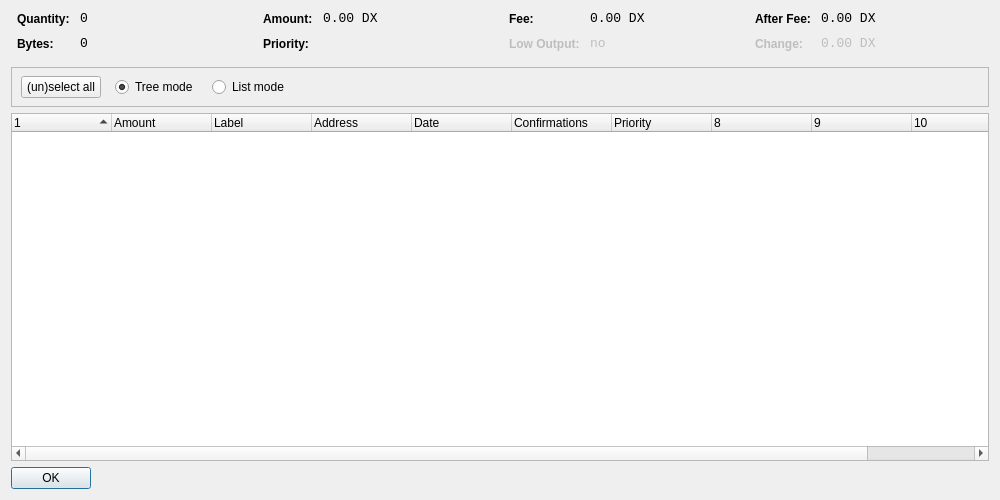
<?xml version="1.0" encoding="UTF-8"?>
<ui version="4.0">
 <class>CoinControlDialog</class>
 <widget class="QDialog" name="CoinControlDialog">
  <property name="geometry">
   <rect>
    <x>0</x>
    <y>0</y>
    <width>1000</width>
    <height>500</height>
   </rect>
  </property>
  <property name="windowTitle">
   <string>Coin Control</string>
  </property>
  <layout class="QVBoxLayout" name="verticalLayout">
   <item>
    <layout class="QHBoxLayout" name="horizontalLayoutTop" stretch="0,0,0,0">
     <property name="topMargin">
      <number>0</number>
     </property>
     <property name="bottomMargin">
      <number>10</number>
     </property>
     <item>
      <layout class="QFormLayout" name="formLayoutCoinControl1">
       <property name="horizontalSpacing">
        <number>10</number>
       </property>
       <property name="verticalSpacing">
        <number>10</number>
       </property>
       <property name="leftMargin">
        <number>6</number>
       </property>
       <property name="rightMargin">
        <number>6</number>
       </property>
       <item row="0" column="0">
        <widget class="QLabel" name="labelCoinControlQuantityText">
         <property name="styleSheet">
          <string notr="true">font-weight:bold;</string>
         </property>
         <property name="text">
          <string>Quantity:</string>
         </property>
        </widget>
       </item>
       <item row="0" column="1">
        <widget class="QLabel" name="labelCoinControlQuantity">
         <property name="font">
          <font>
           <family>Monospace</family>
           <pointsize>10</pointsize>
          </font>
         </property>
         <property name="cursor">
          <cursorShape>IBeamCursor</cursorShape>
         </property>
         <property name="contextMenuPolicy">
          <enum>Qt::ActionsContextMenu</enum>
         </property>
         <property name="text">
          <string notr="true">0</string>
         </property>
         <property name="textInteractionFlags">
          <set>Qt::LinksAccessibleByMouse|Qt::TextSelectableByKeyboard|Qt::TextSelectableByMouse</set>
         </property>
        </widget>
       </item>
       <item row="1" column="0">
        <widget class="QLabel" name="labelCoinControlBytesText">
         <property name="styleSheet">
          <string notr="true">font-weight:bold;</string>
         </property>
         <property name="text">
          <string>Bytes:</string>
         </property>
        </widget>
       </item>
       <item row="1" column="1">
        <widget class="QLabel" name="labelCoinControlBytes">
         <property name="font">
          <font>
           <family>Monospace</family>
           <pointsize>10</pointsize>
          </font>
         </property>
         <property name="cursor">
          <cursorShape>IBeamCursor</cursorShape>
         </property>
         <property name="contextMenuPolicy">
          <enum>Qt::ActionsContextMenu</enum>
         </property>
         <property name="text">
          <string notr="true">0</string>
         </property>
         <property name="textInteractionFlags">
          <set>Qt::LinksAccessibleByMouse|Qt::TextSelectableByKeyboard|Qt::TextSelectableByMouse</set>
         </property>
        </widget>
       </item>
      </layout>
     </item>
     <item>
      <layout class="QFormLayout" name="formLayoutCoinControl2">
       <property name="horizontalSpacing">
        <number>10</number>
       </property>
       <property name="verticalSpacing">
        <number>10</number>
       </property>
       <property name="leftMargin">
        <number>6</number>
       </property>
       <property name="rightMargin">
        <number>6</number>
       </property>
       <item row="0" column="0">
        <widget class="QLabel" name="labelCoinControlAmountText">
         <property name="styleSheet">
          <string notr="true">font-weight:bold;</string>
         </property>
         <property name="text">
          <string>Amount:</string>
         </property>
        </widget>
       </item>
       <item row="0" column="1">
        <widget class="QLabel" name="labelCoinControlAmount">
         <property name="font">
          <font>
           <family>Monospace</family>
           <pointsize>10</pointsize>
          </font>
         </property>
         <property name="cursor">
          <cursorShape>IBeamCursor</cursorShape>
         </property>
         <property name="contextMenuPolicy">
          <enum>Qt::ActionsContextMenu</enum>
         </property>
         <property name="text">
          <string notr="true">0.00 DX</string>
         </property>
         <property name="textInteractionFlags">
          <set>Qt::LinksAccessibleByMouse|Qt::TextSelectableByKeyboard|Qt::TextSelectableByMouse</set>
         </property>
        </widget>
       </item>
       <item row="1" column="0">
        <widget class="QLabel" name="labelCoinControlPriorityText">
         <property name="styleSheet">
          <string notr="true">font-weight:bold;</string>
         </property>
         <property name="text">
          <string>Priority:</string>
         </property>
        </widget>
       </item>
       <item row="1" column="1">
        <widget class="QLabel" name="labelCoinControlPriority">
         <property name="font">
          <font>
           <family>Monospace</family>
           <pointsize>10</pointsize>
          </font>
         </property>
         <property name="cursor">
          <cursorShape>IBeamCursor</cursorShape>
         </property>
         <property name="contextMenuPolicy">
          <enum>Qt::ActionsContextMenu</enum>
         </property>
         <property name="text">
          <string/>
         </property>
         <property name="textInteractionFlags">
          <set>Qt::LinksAccessibleByMouse|Qt::TextSelectableByKeyboard|Qt::TextSelectableByMouse</set>
         </property>
        </widget>
       </item>
      </layout>
     </item>
     <item>
      <layout class="QFormLayout" name="formLayoutCoinControl3">
       <property name="horizontalSpacing">
        <number>10</number>
       </property>
       <property name="verticalSpacing">
        <number>10</number>
       </property>
       <property name="leftMargin">
        <number>6</number>
       </property>
       <property name="rightMargin">
        <number>6</number>
       </property>
       <item row="0" column="0">
        <widget class="QLabel" name="labelCoinControlFeeText">
         <property name="styleSheet">
          <string notr="true">font-weight:bold;</string>
         </property>
         <property name="text">
          <string>Fee:</string>
         </property>
        </widget>
       </item>
       <item row="0" column="1">
        <widget class="QLabel" name="labelCoinControlFee">
         <property name="font">
          <font>
           <family>Monospace</family>
           <pointsize>10</pointsize>
          </font>
         </property>
         <property name="cursor">
          <cursorShape>IBeamCursor</cursorShape>
         </property>
         <property name="contextMenuPolicy">
          <enum>Qt::ActionsContextMenu</enum>
         </property>
         <property name="text">
          <string notr="true">0.00 DX</string>
         </property>
         <property name="textInteractionFlags">
          <set>Qt::LinksAccessibleByMouse|Qt::TextSelectableByKeyboard|Qt::TextSelectableByMouse</set>
         </property>
        </widget>
       </item>
       <item row="1" column="0">
        <widget class="QLabel" name="labelCoinControlLowOutputText">
         <property name="enabled">
          <bool>false</bool>
         </property>
         <property name="styleSheet">
          <string notr="true">font-weight:bold;</string>
         </property>
         <property name="text">
          <string>Low Output:</string>
         </property>
        </widget>
       </item>
       <item row="1" column="1">
        <widget class="QLabel" name="labelCoinControlLowOutput">
         <property name="enabled">
          <bool>false</bool>
         </property>
         <property name="font">
          <font>
           <family>Monospace</family>
           <pointsize>10</pointsize>
          </font>
         </property>
         <property name="cursor">
          <cursorShape>IBeamCursor</cursorShape>
         </property>
         <property name="contextMenuPolicy">
          <enum>Qt::ActionsContextMenu</enum>
         </property>
         <property name="text">
          <string notr="true">no</string>
         </property>
         <property name="textInteractionFlags">
          <set>Qt::LinksAccessibleByMouse|Qt::TextSelectableByKeyboard|Qt::TextSelectableByMouse</set>
         </property>
        </widget>
       </item>
      </layout>
     </item>
     <item>
      <layout class="QFormLayout" name="formLayoutCoinControl4">
       <property name="horizontalSpacing">
        <number>10</number>
       </property>
       <property name="verticalSpacing">
        <number>10</number>
       </property>
       <property name="leftMargin">
        <number>6</number>
       </property>
       <property name="rightMargin">
        <number>6</number>
       </property>
       <item row="0" column="0">
        <widget class="QLabel" name="labelCoinControlAfterFeeText">
         <property name="styleSheet">
          <string notr="true">font-weight:bold;</string>
         </property>
         <property name="text">
          <string>After Fee:</string>
         </property>
        </widget>
       </item>
       <item row="0" column="1">
        <widget class="QLabel" name="labelCoinControlAfterFee">
         <property name="font">
          <font>
           <family>Monospace</family>
           <pointsize>10</pointsize>
          </font>
         </property>
         <property name="cursor">
          <cursorShape>IBeamCursor</cursorShape>
         </property>
         <property name="contextMenuPolicy">
          <enum>Qt::ActionsContextMenu</enum>
         </property>
         <property name="text">
          <string notr="true">0.00 DX</string>
         </property>
         <property name="textInteractionFlags">
          <set>Qt::LinksAccessibleByMouse|Qt::TextSelectableByKeyboard|Qt::TextSelectableByMouse</set>
         </property>
        </widget>
       </item>
       <item row="1" column="0">
        <widget class="QLabel" name="labelCoinControlChangeText">
         <property name="enabled">
          <bool>false</bool>
         </property>
         <property name="styleSheet">
          <string notr="true">font-weight:bold;</string>
         </property>
         <property name="text">
          <string>Change:</string>
         </property>
        </widget>
       </item>
       <item row="1" column="1">
        <widget class="QLabel" name="labelCoinControlChange">
         <property name="enabled">
          <bool>false</bool>
         </property>
         <property name="font">
          <font>
           <family>Monospace</family>
           <pointsize>10</pointsize>
          </font>
         </property>
         <property name="cursor">
          <cursorShape>IBeamCursor</cursorShape>
         </property>
         <property name="contextMenuPolicy">
          <enum>Qt::ActionsContextMenu</enum>
         </property>
         <property name="text">
          <string notr="true">0.00 DX</string>
         </property>
         <property name="textInteractionFlags">
          <set>Qt::LinksAccessibleByMouse|Qt::TextSelectableByKeyboard|Qt::TextSelectableByMouse</set>
         </property>
        </widget>
       </item>
      </layout>
     </item>
    </layout>
   </item>
   <item>
    <widget class="QFrame" name="frame">
     <property name="minimumSize">
      <size>
       <width>0</width>
       <height>40</height>
      </size>
     </property>
     <property name="frameShape">
      <enum>QFrame::StyledPanel</enum>
     </property>
     <property name="frameShadow">
      <enum>QFrame::Sunken</enum>
     </property>
     <widget class="QWidget" name="horizontalLayoutWidget">
      <property name="geometry">
       <rect>
        <x>10</x>
        <y>0</y>
        <width>781</width>
        <height>41</height>
       </rect>
      </property>
      <layout class="QHBoxLayout" name="horizontalLayoutPanel" stretch="0,0,0,0,0">
       <property name="spacing">
        <number>14</number>
       </property>
       <item>
        <widget class="QPushButton" name="pushButtonSelectAll">
         <property name="sizePolicy">
          <sizepolicy hsizetype="Maximum" vsizetype="Fixed">
           <horstretch>0</horstretch>
           <verstretch>0</verstretch>
          </sizepolicy>
         </property>
         <property name="text">
          <string>(un)select all</string>
         </property>
        </widget>
       </item>
       <item>
        <widget class="QRadioButton" name="radioTreeMode">
         <property name="sizePolicy">
          <sizepolicy hsizetype="Maximum" vsizetype="Fixed">
           <horstretch>0</horstretch>
           <verstretch>0</verstretch>
          </sizepolicy>
         </property>
         <property name="text">
          <string>Tree mode</string>
         </property>
         <property name="checked">
          <bool>true</bool>
         </property>
        </widget>
       </item>
       <item>
        <widget class="QRadioButton" name="radioListMode">
         <property name="sizePolicy">
          <sizepolicy hsizetype="Maximum" vsizetype="Fixed">
           <horstretch>0</horstretch>
           <verstretch>0</verstretch>
          </sizepolicy>
         </property>
         <property name="text">
          <string>List mode</string>
         </property>
        </widget>
       </item>
       <item>
        <spacer name="horizontalSpacer">
         <property name="orientation">
          <enum>Qt::Horizontal</enum>
         </property>
         <property name="sizeHint" stdset="0">
          <size>
           <width>40</width>
           <height>20</height>
          </size>
         </property>
        </spacer>
       </item>
      </layout>
     </widget>
    </widget>
   </item>
   <item>
    <widget class="CoinControlTreeWidget" name="treeWidget">
     <property name="contextMenuPolicy">
      <enum>Qt::CustomContextMenu</enum>
     </property>
     <property name="sortingEnabled">
      <bool>false</bool>
     </property>
     <property name="columnCount">
      <number>11</number>
     </property>
     <attribute name="headerShowSortIndicator" stdset="0">
      <bool>true</bool>
     </attribute>
     <attribute name="headerStretchLastSection">
      <bool>false</bool>
     </attribute>
     <column>
      <property name="text">
       <string/>
      </property>
     </column>
     <column>
      <property name="text">
       <string>Amount</string>
      </property>
     </column>
     <column>
      <property name="text">
       <string>Label</string>
      </property>
     </column>
     <column>
      <property name="text">
       <string>Address</string>
      </property>
     </column>
     <column>
      <property name="text">
       <string>Date</string>
      </property>
     </column>
     <column>
      <property name="text">
       <string>Confirmations</string>
      </property>
      <property name="toolTip">
       <string>Confirmed</string>
      </property>
     </column>
     <column>
      <property name="text">
       <string>Priority</string>
      </property>
     </column>
     <column>
      <property name="text">
       <string/>
      </property>
     </column>
     <column>
      <property name="text">
       <string/>
      </property>
     </column>
     <column>
      <property name="text">
       <string/>
      </property>
     </column>
     <column>
      <property name="text">
       <string/>
      </property>
     </column>
    </widget>
   </item>
   <item>
    <widget class="QDialogButtonBox" name="buttonBox">
     <property name="sizePolicy">
      <sizepolicy hsizetype="Maximum" vsizetype="Fixed">
       <horstretch>0</horstretch>
       <verstretch>0</verstretch>
      </sizepolicy>
     </property>
     <property name="orientation">
      <enum>Qt::Horizontal</enum>
     </property>
     <property name="standardButtons">
      <set>QDialogButtonBox::Ok</set>
     </property>
    </widget>
   </item>
  </layout>
 </widget>
 <customwidgets>
  <customwidget>
   <class>CoinControlTreeWidget</class>
   <extends>QTreeWidget</extends>
   <header>coincontroltreewidget.h</header>
  </customwidget>
 </customwidgets>
 <resources/>
 <connections/>
</ui>
